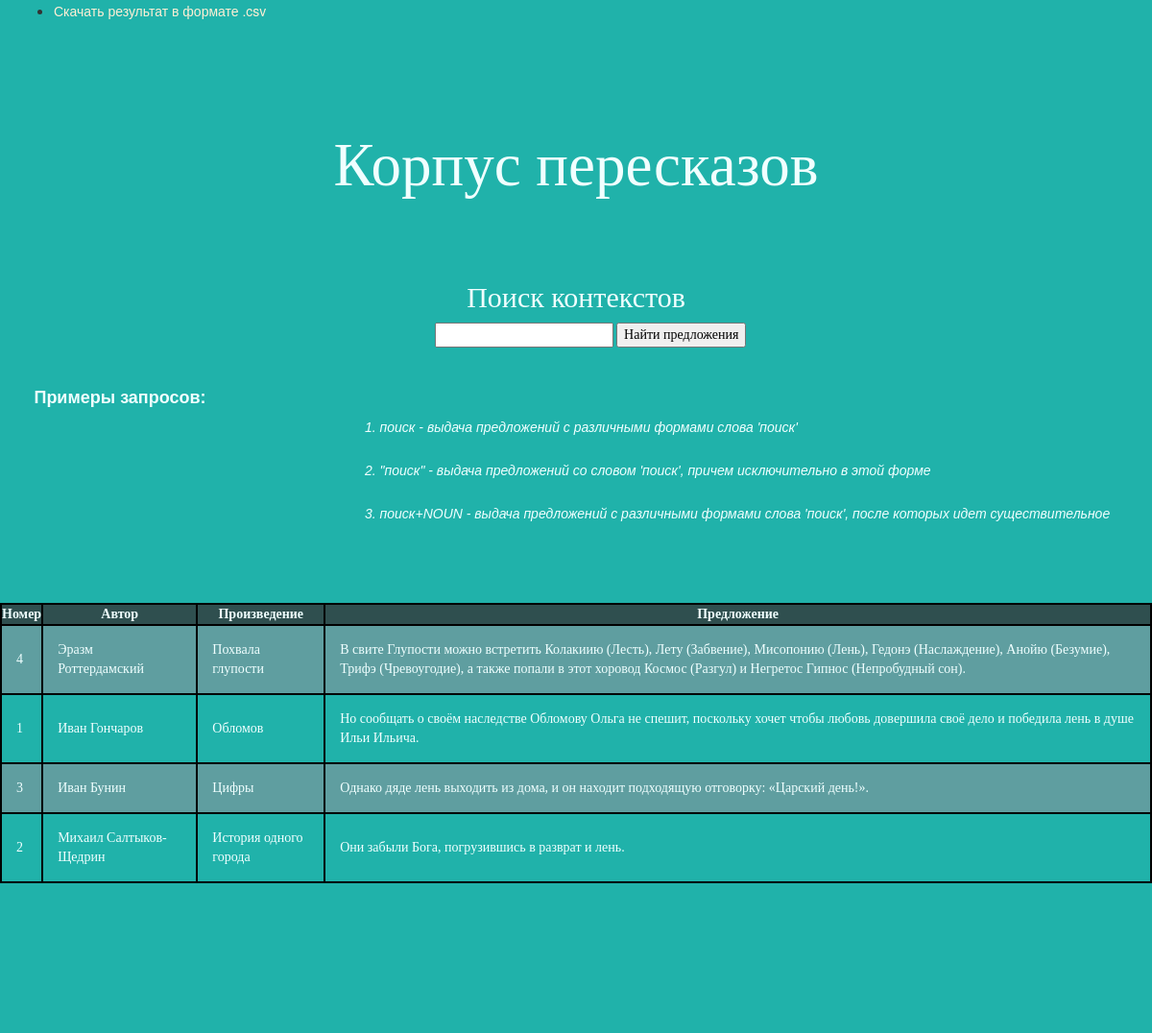
The page / on the database its author committed.
### app.py (models this page shows, shortened)
class Nemo(db.Model):
    number = db.Column(db.Integer, primary_key=True)
    author = db.Column(db.String(200), nullable=True)
    book = db.Column(db.String(200), nullable=True)
    content = db.Column(db.String(2000), nullable=False)

### app.py (the view)
@app.route('/', methods=['POST', 'GET'])
def hello_world():
    if request.method == 'POST':
        if request.remote_addr in ips:
            del ips[request.remote_addr]
        try:
            db.drop_all()
            db.create_all()
            sentence_content = request.form['content']
            list_for_df = list()
            count = 0
            for i in search(request.form['content']):
                for j in i[1].keys():
                    count += 1
                    number = count
                    title = i[0]['meta']['title']
                    author = i[0]['meta']['author']
                    sentence = i[0]['sentences'][j]['text']
                    my_things = Nemo(number=number, author=author, book=title, content=sentence)
                    list_for_df.append([number, author, title, sentence])
                    db.session.add(my_things)
                    db.session.commit()
                    continue
            df = pd.DataFrame(list_for_df, columns=['Номер', 'Автор', 'Произведение', 'Предложение'])
            df.drop_duplicates()
            sentence_content_re = re.sub('"', '', sentence_content)
            ips[request.remote_addr] = str(sentence_content_re + str(random.randint(1, 50)) + '.csv')
            df.to_csv(ips[request.remote_addr], encoding='utf-8')
            return redirect('/')
        except:
            return redirect('/')
    else:
        sentences = Nemo.query.order_by(Nemo.content).all()
        return render_template('index.html', tasks=sentences)

### templates/index.html (shortened to what this page needs)
{% extends 'base.html' %}
{% block head %}
    <h1>Корпус пересказов</h1>
{% endblock %}
{% block body %}
    <div class="content">
    <h2 style="margin-top: -50px">Поиск контекстов</h2>
    <form style="background: lightseagreen; color: black; margin-left: 30px; margin-bottom: 40px" action="/" method="POST">
        <input type="text" name="content" id="content">
        <input type="submit" value="Найти предложения">
    </form>
    <b>Примеры запросов:</b>
        <p><i>1. поиск - выдача предложений с различными формами слова 'поиск'</i></p>
        <p><i>2. "поиск" - выдача предложений со словом 'поиск', причем исключительно в этой форме</i></p>
        <p><i>3. поиск+NOUN - выдача предложений с различными формами слова 'поиск', после которых идет существительное</i></p>
        <table>
            <tr>
                <th>Номер</th>
                <th>Автор</th>
                <th>Произведение</th>
                <th>Предложение</th>
            </tr>
            {% for task in tasks %}
                <tr>
                    <td>{{ task.number }}</td>
                    <td> {{ task.author }} </td>
                    <td>{{ task.book }}</td>
                    <td>{{ task.content }}</td>
                </tr>
            {% endfor %}
        </table>
    </div>
{% endblock %}

### templates/base.html (shortened to what this page needs)
<!DOCTYPE html>
<html lang="en">
<head>
    <link rel="stylesheet" href="https://maxcdn.bootstrapcdn.com/bootstrap/3.4.1/css/bootstrap.min.css">
</head>
<body>
<nav class="navbar navbar-expand-lg navbar-light bg-light">
    <div class="collapse navbar-collapse" id="navbarNavAltMarkup">
        <div class="navbar-nav">
            <ul>
                <li><a class="nav-link" style="color: papayawhip" href="/download">Скачать результат в формате .csv</a></li>
            </ul>
        </div>
    </div>
</nav>
<div class="jumbotron text-center" style="background: lightseagreen; color: azure; font-family: 'sans-serif'">
    {% block head %}{% endblock %}
</div>
<div class="jumbotron text-center" style="background: lightseagreen; color: azure; font-family: 'sans-serif'">
    {% block body %}{% endblock %}
</div>
</body>
</html>

### templates/base.html (style rules this page uses)
body { background: lightseagreen; }
table, th { border: 2px solid black; text-align: center; }
th { background-color: darkslategray; }
table { margin: auto; margin-top: 80px; margin-bottom: 80px; border-collapse: collapse; }
td { text-align: left; padding: 15px; border: 2px solid black; height: 50px; }
tr:nth-child(even) { background-color: cadetblue; }
b { text-align: left; margin-left: -950px; font-family: sans-serif; font-size: 18px; }
i, p { font-family: sans-serif; font-size: 14px; text-align: left; margin-left: 190px; }

### rows shown on the page
Nemo: number "4", author "Эразм Роттердамский", book "Похвала глупости", content "В свите Глупости можно встретить Колакиию (Лесть), Лету (Забвение), Мисопонию (Лень), Гедонэ (Наслаждение), Анойю (Безумие), Трифэ (Чревоугодие), а также попали в этот хоровод Космос (Разгул) и Негретос Гипнос (Непробудный сон)."
Nemo: number "1", author "Иван Гончаров", book "Обломов", content "Но сообщать о своём наследстве Обломову Ольга не спешит, поскольку хочет чтобы любовь довершила своё дело и победила лень в душе Ильи Ильича."
Nemo: number "3", author "Иван Бунин", book "Цифры", content "Однако дяде лень выходить из дома, и он находит подходящую отговорку: «Царский день!»."
Nemo: number "2", author "Михаил Салтыков-Щедрин", book "История одного города", content "Они забыли Бога, погрузившись в разврат и лень."
